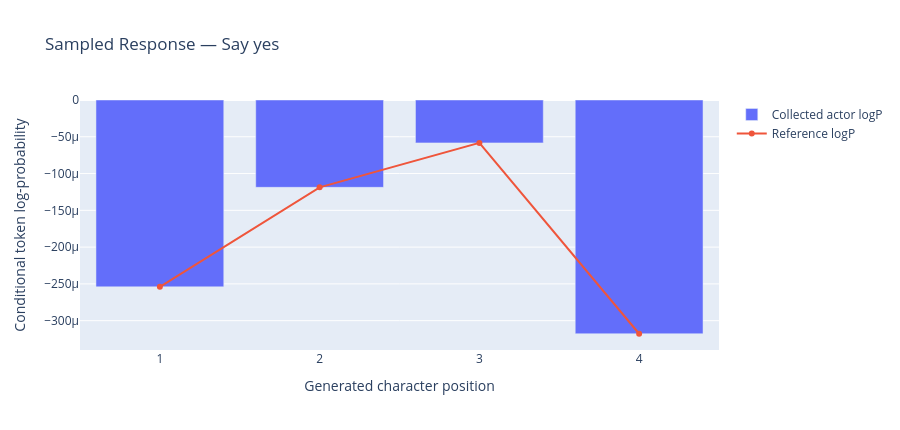

Here is the notebook cell this chart was saved with:
### Code cell
import plotly.graph_objects as go

sample_index = 0

# (T_i,): real generated-token IDs for the selected response
sample_action_ids = rollouts[sample_index]["token_ids"][
    rollouts[sample_index]["prompt_length"] :
]

sample_characters = list(tokenizer.decode(sample_action_ids.cpu().tolist()))

# (T_i,): collection-time action log-probabilities
sample_old_log_probs = (
    old_action_log_probs[
        sample_index,
        rollout_action_mask[sample_index],
    ]
    .cpu()
    .tolist()
)

# (T_i,): independently rescored reference log-probabilities
sample_reference_log_probs = (
    reference_action_log_probs[
        sample_index,
        rollout_action_mask[sample_index],
    ]
    .cpu()
    .tolist()
)

token_fig = go.Figure()

token_fig.add_trace(
    go.Bar(
        x=list(range(1, len(sample_characters) + 1)),
        y=sample_old_log_probs,
        name="Collected actor logP",
        customdata=[repr(char) for char in sample_characters],
        hovertemplate=(
            "Action position: %{x}"
            "<br>Character: %{customdata}"
            "<br>Actor logP: %{y:.5f}"
            "<extra></extra>"
        ),
    )
)

token_fig.add_trace(
    go.Scatter(
        x=list(range(1, len(sample_characters) + 1)),
        y=sample_reference_log_probs,
        mode="lines+markers",
        name="Reference logP",
    )
)

token_fig.update_layout(
    title=f"Sampled Response — {rollouts[sample_index]['instruction']}",
    xaxis_title="Generated character position",
    yaxis_title="Conditional token log-probability",
    xaxis=dict(dtick=1),
    height=430,
)

token_fig.show()

### Figure 1 — Plotly figure (JSON) as saved in the notebook; plotly's stock layout.template omitted (floating-point values rounded to 4 significant figures)
{"data": [{"customdata": ["'Y'", "'e'", "'s'", "'\\n'"], "hovertemplate": "Action position: %{x}<br>Character: %{customdata}<br>Actor logP: %{y:.5f}<extra></extra>", "name": "Collected actor logP", "type": "bar", "x": [1, 2, 3, 4], "y": [-0.000254, -0.0001187, -5.829e-05, -0.0003178]}, {"mode": "lines+markers", "name": "Reference logP", "type": "scatter", "x": [1, 2, 3, 4], "y": [-0.000254, -0.0001187, -5.829e-05, -0.0003178]}], "layout": {"height": 430, "title": {"text": "Sampled Response — Say yes"}, "xaxis": {"dtick": 1, "title": {"text": "Generated character position"}}, "yaxis": {"title": {"text": "Conditional token log-probability"}}}}
